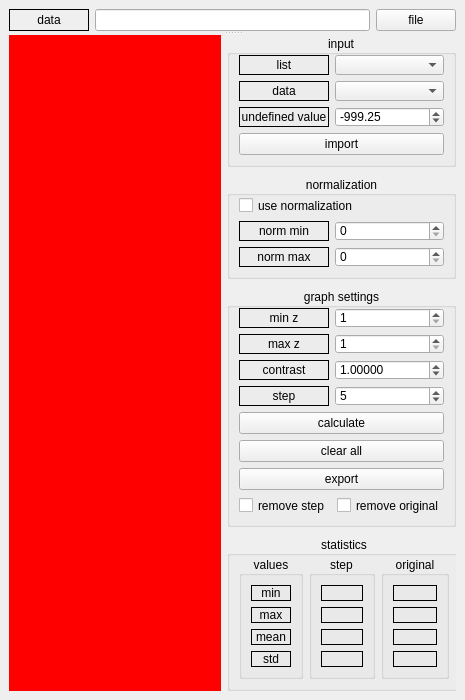
<?xml version="1.0" encoding="UTF-8"?>
<ui version="4.0">
 <class>MainWindow</class>
 <widget class="QMainWindow" name="MainWindow">
  <property name="geometry">
   <rect>
    <x>0</x>
    <y>0</y>
    <width>465</width>
    <height>700</height>
   </rect>
  </property>
  <property name="minimumSize">
   <size>
    <width>465</width>
    <height>700</height>
   </size>
  </property>
  <property name="baseSize">
   <size>
    <width>450</width>
    <height>516</height>
   </size>
  </property>
  <property name="windowTitle">
   <string>PracticePythonWindow</string>
  </property>
  <widget class="QWidget" name="centralwidget">
   <property name="styleSheet">
    <string notr="true"/>
   </property>
   <layout class="QGridLayout" name="gridLayout_4">
    <item row="0" column="0">
     <widget class="QSplitter" name="splitter">
      <property name="frameShape">
       <enum>QFrame::Shape::NoFrame</enum>
      </property>
      <property name="orientation">
       <enum>Qt::Orientation::Vertical</enum>
      </property>
      <widget class="QWidget" name="horizontalLayoutWidget_3">
       <layout class="QHBoxLayout" name="horizontalLayout_3">
        <item>
         <widget class="QLabel" name="label">
          <property name="minimumSize">
           <size>
            <width>80</width>
            <height>11</height>
           </size>
          </property>
          <property name="frameShape">
           <enum>QFrame::Shape::Box</enum>
          </property>
          <property name="text">
           <string>data</string>
          </property>
          <property name="alignment">
           <set>Qt::AlignmentFlag::AlignCenter</set>
          </property>
         </widget>
        </item>
        <item>
         <widget class="QLineEdit" name="lineEdit_data"/>
        </item>
        <item>
         <widget class="QPushButton" name="PB_Choose_file">
          <property name="text">
           <string>file</string>
          </property>
         </widget>
        </item>
       </layout>
      </widget>
      <widget class="QWidget" name="horizontalLayoutWidget_4">
       <layout class="QHBoxLayout" name="horizontalLayout_4" stretch="3,0">
        <item>
         <widget class="QWidget" name="widget" native="true">
          <property name="minimumSize">
           <size>
            <width>212</width>
            <height>450</height>
           </size>
          </property>
          <property name="styleSheet">
           <string notr="true">background-color:red;</string>
          </property>
         </widget>
        </item>
        <item>
         <layout class="QVBoxLayout" name="verticalLayout_8">
          <property name="spacing">
           <number>6</number>
          </property>
          <property name="sizeConstraint">
           <enum>QLayout::SizeConstraint::SetMinimumSize</enum>
          </property>
          <item>
           <widget class="QGroupBox" name="verticalGroupBox_6">
            <property name="title">
             <string>input</string>
            </property>
            <property name="alignment">
             <set>Qt::AlignmentFlag::AlignCenter</set>
            </property>
            <layout class="QVBoxLayout" name="verticalLayout_25">
             <property name="sizeConstraint">
              <enum>QLayout::SizeConstraint::SetMinimumSize</enum>
             </property>
             <property name="topMargin">
              <number>0</number>
             </property>
             <item>
              <layout class="QHBoxLayout" name="horizontalLayout_5">
               <item>
                <layout class="QVBoxLayout" name="verticalLayout_10">
                 <item>
                  <widget class="QLabel" name="LB_list">
                   <property name="sizePolicy">
                    <sizepolicy hsizetype="Fixed" vsizetype="Fixed">
                     <horstretch>0</horstretch>
                     <verstretch>0</verstretch>
                    </sizepolicy>
                   </property>
                   <property name="minimumSize">
                    <size>
                     <width>90</width>
                     <height>20</height>
                    </size>
                   </property>
                   <property name="frameShape">
                    <enum>QFrame::Shape::Box</enum>
                   </property>
                   <property name="text">
                    <string>list</string>
                   </property>
                   <property name="alignment">
                    <set>Qt::AlignmentFlag::AlignCenter</set>
                   </property>
                  </widget>
                 </item>
                 <item>
                  <widget class="QLabel" name="LB_data">
                   <property name="sizePolicy">
                    <sizepolicy hsizetype="Fixed" vsizetype="Fixed">
                     <horstretch>0</horstretch>
                     <verstretch>0</verstretch>
                    </sizepolicy>
                   </property>
                   <property name="minimumSize">
                    <size>
                     <width>90</width>
                     <height>20</height>
                    </size>
                   </property>
                   <property name="frameShape">
                    <enum>QFrame::Shape::Box</enum>
                   </property>
                   <property name="text">
                    <string>data</string>
                   </property>
                   <property name="alignment">
                    <set>Qt::AlignmentFlag::AlignCenter</set>
                   </property>
                  </widget>
                 </item>
                 <item>
                  <widget class="QLabel" name="LB_undef_val">
                   <property name="sizePolicy">
                    <sizepolicy hsizetype="Fixed" vsizetype="Fixed">
                     <horstretch>0</horstretch>
                     <verstretch>0</verstretch>
                    </sizepolicy>
                   </property>
                   <property name="minimumSize">
                    <size>
                     <width>90</width>
                     <height>20</height>
                    </size>
                   </property>
                   <property name="frameShape">
                    <enum>QFrame::Shape::Box</enum>
                   </property>
                   <property name="text">
                    <string>undefined value</string>
                   </property>
                   <property name="alignment">
                    <set>Qt::AlignmentFlag::AlignCenter</set>
                   </property>
                  </widget>
                 </item>
                </layout>
               </item>
               <item>
                <layout class="QVBoxLayout" name="verticalLayout_2">
                 <item>
                  <widget class="QComboBox" name="CB_list_choose">
                   <property name="maximumSize">
                    <size>
                     <width>16777215</width>
                     <height>20</height>
                    </size>
                   </property>
                   <property name="currentText">
                    <string/>
                   </property>
                  </widget>
                 </item>
                 <item>
                  <widget class="QComboBox" name="CB_data_choose">
                   <property name="maximumSize">
                    <size>
                     <width>16777215</width>
                     <height>20</height>
                    </size>
                   </property>
                  </widget>
                 </item>
                 <item>
                  <widget class="QDoubleSpinBox" name="SB_uv">
                   <property name="maximumSize">
                    <size>
                     <width>16777215</width>
                     <height>20</height>
                    </size>
                   </property>
                   <property name="minimum">
                    <double>-1000.000000000000000</double>
                   </property>
                   <property name="maximum">
                    <double>1000.000000000000000</double>
                   </property>
                   <property name="value">
                    <double>-999.250000000000000</double>
                   </property>
                  </widget>
                 </item>
                </layout>
               </item>
              </layout>
             </item>
             <item>
              <widget class="QPushButton" name="PB_Import_Data">
               <property name="maximumSize">
                <size>
                 <width>16777215</width>
                 <height>23</height>
                </size>
               </property>
               <property name="text">
                <string>import</string>
               </property>
              </widget>
             </item>
            </layout>
           </widget>
          </item>
          <item>
           <spacer name="verticalSpacer">
            <property name="orientation">
             <enum>Qt::Orientation::Vertical</enum>
            </property>
            <property name="sizeHint" stdset="0">
             <size>
              <width>20</width>
              <height>40</height>
             </size>
            </property>
           </spacer>
          </item>
          <item>
           <widget class="QGroupBox" name="verticalGroupBox_6">
            <property name="title">
             <string>normalization</string>
            </property>
            <property name="alignment">
             <set>Qt::AlignmentFlag::AlignCenter</set>
            </property>
            <layout class="QVBoxLayout" name="verticalLayout_27">
             <property name="sizeConstraint">
              <enum>QLayout::SizeConstraint::SetMinimumSize</enum>
             </property>
             <property name="topMargin">
              <number>0</number>
             </property>
             <item>
              <widget class="QCheckBox" name="cb_use_normalization">
               <property name="maximumSize">
                <size>
                 <width>16777215</width>
                 <height>19</height>
                </size>
               </property>
               <property name="text">
                <string>use normalization</string>
               </property>
              </widget>
             </item>
             <item>
              <layout class="QHBoxLayout" name="horizontalLayout_15">
               <item>
                <layout class="QVBoxLayout" name="verticalLayout_22">
                 <item>
                  <widget class="QLabel" name="LB_MinNorm">
                   <property name="sizePolicy">
                    <sizepolicy hsizetype="Fixed" vsizetype="Fixed">
                     <horstretch>0</horstretch>
                     <verstretch>0</verstretch>
                    </sizepolicy>
                   </property>
                   <property name="maximumSize">
                    <size>
                     <width>90</width>
                     <height>20</height>
                    </size>
                   </property>
                   <property name="frameShape">
                    <enum>QFrame::Shape::Box</enum>
                   </property>
                   <property name="text">
                    <string>norm min</string>
                   </property>
                   <property name="alignment">
                    <set>Qt::AlignmentFlag::AlignCenter</set>
                   </property>
                  </widget>
                 </item>
                 <item>
                  <widget class="QLabel" name="LB_MaxNorm">
                   <property name="sizePolicy">
                    <sizepolicy hsizetype="Fixed" vsizetype="Fixed">
                     <horstretch>0</horstretch>
                     <verstretch>0</verstretch>
                    </sizepolicy>
                   </property>
                   <property name="maximumSize">
                    <size>
                     <width>90</width>
                     <height>20</height>
                    </size>
                   </property>
                   <property name="frameShape">
                    <enum>QFrame::Shape::Box</enum>
                   </property>
                   <property name="text">
                    <string>norm max</string>
                   </property>
                   <property name="alignment">
                    <set>Qt::AlignmentFlag::AlignCenter</set>
                   </property>
                  </widget>
                 </item>
                </layout>
               </item>
               <item>
                <layout class="QVBoxLayout" name="verticalLayout_20">
                 <item>
                  <widget class="QSpinBox" name="SB_Min_Norm">
                   <property name="maximumSize">
                    <size>
                     <width>16777215</width>
                     <height>20</height>
                    </size>
                   </property>
                  </widget>
                 </item>
                 <item>
                  <widget class="QSpinBox" name="SB_Max_Norm">
                   <property name="maximumSize">
                    <size>
                     <width>16777215</width>
                     <height>20</height>
                    </size>
                   </property>
                   <property name="value">
                    <number>0</number>
                   </property>
                  </widget>
                 </item>
                </layout>
               </item>
              </layout>
             </item>
            </layout>
           </widget>
          </item>
          <item>
           <spacer name="verticalSpacer_2">
            <property name="orientation">
             <enum>Qt::Orientation::Vertical</enum>
            </property>
            <property name="sizeHint" stdset="0">
             <size>
              <width>20</width>
              <height>40</height>
             </size>
            </property>
           </spacer>
          </item>
          <item>
           <widget class="QGroupBox" name="verticalGroupBox_6">
            <property name="title">
             <string>graph settings</string>
            </property>
            <property name="alignment">
             <set>Qt::AlignmentFlag::AlignCenter</set>
            </property>
            <layout class="QVBoxLayout" name="verticalLayout_28">
             <property name="sizeConstraint">
              <enum>QLayout::SizeConstraint::SetMinimumSize</enum>
             </property>
             <property name="topMargin">
              <number>0</number>
             </property>
             <item>
              <layout class="QHBoxLayout" name="horizontalLayout_22">
               <item>
                <layout class="QVBoxLayout" name="verticalLayout_33">
                 <item>
                  <widget class="QLabel" name="LB_MinZ">
                   <property name="sizePolicy">
                    <sizepolicy hsizetype="Fixed" vsizetype="Fixed">
                     <horstretch>0</horstretch>
                     <verstretch>0</verstretch>
                    </sizepolicy>
                   </property>
                   <property name="minimumSize">
                    <size>
                     <width>0</width>
                     <height>0</height>
                    </size>
                   </property>
                   <property name="maximumSize">
                    <size>
                     <width>90</width>
                     <height>20</height>
                    </size>
                   </property>
                   <property name="frameShape">
                    <enum>QFrame::Shape::Box</enum>
                   </property>
                   <property name="text">
                    <string>min z</string>
                   </property>
                   <property name="alignment">
                    <set>Qt::AlignmentFlag::AlignCenter</set>
                   </property>
                  </widget>
                 </item>
                 <item>
                  <widget class="QLabel" name="LB_MaxZ">
                   <property name="sizePolicy">
                    <sizepolicy hsizetype="Fixed" vsizetype="Fixed">
                     <horstretch>0</horstretch>
                     <verstretch>0</verstretch>
                    </sizepolicy>
                   </property>
                   <property name="minimumSize">
                    <size>
                     <width>0</width>
                     <height>0</height>
                    </size>
                   </property>
                   <property name="maximumSize">
                    <size>
                     <width>90</width>
                     <height>20</height>
                    </size>
                   </property>
                   <property name="frameShape">
                    <enum>QFrame::Shape::Box</enum>
                   </property>
                   <property name="text">
                    <string>max z</string>
                   </property>
                   <property name="alignment">
                    <set>Qt::AlignmentFlag::AlignCenter</set>
                   </property>
                  </widget>
                 </item>
                 <item>
                  <widget class="QLabel" name="LB_Contrast">
                   <property name="sizePolicy">
                    <sizepolicy hsizetype="Fixed" vsizetype="Fixed">
                     <horstretch>0</horstretch>
                     <verstretch>0</verstretch>
                    </sizepolicy>
                   </property>
                   <property name="maximumSize">
                    <size>
                     <width>90</width>
                     <height>20</height>
                    </size>
                   </property>
                   <property name="frameShape">
                    <enum>QFrame::Shape::Box</enum>
                   </property>
                   <property name="text">
                    <string>contrast</string>
                   </property>
                   <property name="alignment">
                    <set>Qt::AlignmentFlag::AlignCenter</set>
                   </property>
                  </widget>
                 </item>
                 <item>
                  <widget class="QLabel" name="LB_Step">
                   <property name="sizePolicy">
                    <sizepolicy hsizetype="Fixed" vsizetype="Fixed">
                     <horstretch>0</horstretch>
                     <verstretch>0</verstretch>
                    </sizepolicy>
                   </property>
                   <property name="maximumSize">
                    <size>
                     <width>90</width>
                     <height>20</height>
                    </size>
                   </property>
                   <property name="frameShape">
                    <enum>QFrame::Shape::Box</enum>
                   </property>
                   <property name="text">
                    <string>step</string>
                   </property>
                   <property name="alignment">
                    <set>Qt::AlignmentFlag::AlignCenter</set>
                   </property>
                  </widget>
                 </item>
                </layout>
               </item>
               <item>
                <layout class="QVBoxLayout" name="verticalLayout_32">
                 <item>
                  <widget class="QSpinBox" name="SB_Min_Z">
                   <property name="maximumSize">
                    <size>
                     <width>16777215</width>
                     <height>20</height>
                    </size>
                   </property>
                   <property name="minimum">
                    <number>1</number>
                   </property>
                   <property name="maximum">
                    <number>100000</number>
                   </property>
                  </widget>
                 </item>
                 <item>
                  <widget class="QSpinBox" name="SB_Max_Z">
                   <property name="maximumSize">
                    <size>
                     <width>16777215</width>
                     <height>20</height>
                    </size>
                   </property>
                   <property name="minimum">
                    <number>1</number>
                   </property>
                   <property name="maximum">
                    <number>100000</number>
                   </property>
                   <property name="value">
                    <number>1</number>
                   </property>
                  </widget>
                 </item>
                 <item>
                  <widget class="QDoubleSpinBox" name="SB_Contrast">
                   <property name="maximumSize">
                    <size>
                     <width>16777215</width>
                     <height>20</height>
                    </size>
                   </property>
                   <property name="decimals">
                    <number>5</number>
                   </property>
                   <property name="singleStep">
                    <double>0.010000000000000</double>
                   </property>
                   <property name="value">
                    <double>1.000000000000000</double>
                   </property>
                  </widget>
                 </item>
                 <item>
                  <widget class="QSpinBox" name="SB_Step">
                   <property name="maximumSize">
                    <size>
                     <width>16777215</width>
                     <height>20</height>
                    </size>
                   </property>
                   <property name="minimum">
                    <number>1</number>
                   </property>
                   <property name="maximum">
                    <number>100000</number>
                   </property>
                   <property name="value">
                    <number>5</number>
                   </property>
                  </widget>
                 </item>
                </layout>
               </item>
              </layout>
             </item>
             <item>
              <widget class="QPushButton" name="PB_Calculate">
               <property name="maximumSize">
                <size>
                 <width>16777215</width>
                 <height>23</height>
                </size>
               </property>
               <property name="text">
                <string>calculate</string>
               </property>
              </widget>
             </item>
             <item>
              <widget class="QPushButton" name="PB_Clear_All">
               <property name="maximumSize">
                <size>
                 <width>16777215</width>
                 <height>23</height>
                </size>
               </property>
               <property name="text">
                <string>clear all</string>
               </property>
              </widget>
             </item>
             <item>
              <widget class="QPushButton" name="PB_Export">
               <property name="maximumSize">
                <size>
                 <width>16777215</width>
                 <height>23</height>
                </size>
               </property>
               <property name="text">
                <string>export</string>
               </property>
              </widget>
             </item>
             <item>
              <layout class="QVBoxLayout" name="verticalLayout_11">
               <item>
                <layout class="QHBoxLayout" name="horizontalLayout_7">
                 <item>
                  <widget class="QCheckBox" name="CheckBox_Remove_Step">
                   <property name="maximumSize">
                    <size>
                     <width>16777215</width>
                     <height>19</height>
                    </size>
                   </property>
                   <property name="text">
                    <string>remove step</string>
                   </property>
                  </widget>
                 </item>
                 <item>
                  <widget class="QCheckBox" name="CheckBox_Remove_Original">
                   <property name="maximumSize">
                    <size>
                     <width>16777215</width>
                     <height>19</height>
                    </size>
                   </property>
                   <property name="text">
                    <string>remove original</string>
                   </property>
                  </widget>
                 </item>
                </layout>
               </item>
              </layout>
             </item>
            </layout>
           </widget>
          </item>
          <item>
           <spacer name="verticalSpacer_3">
            <property name="orientation">
             <enum>Qt::Orientation::Vertical</enum>
            </property>
            <property name="sizeHint" stdset="0">
             <size>
              <width>20</width>
              <height>40</height>
             </size>
            </property>
           </spacer>
          </item>
          <item>
           <layout class="QVBoxLayout" name="verticalLayout_7">
            <item>
             <widget class="QGroupBox" name="">
              <property name="title">
               <string>statistics</string>
              </property>
              <property name="alignment">
               <set>Qt::AlignmentFlag::AlignCenter</set>
              </property>
              <layout class="QHBoxLayout" name="horizontalLayout">
               <property name="sizeConstraint">
                <enum>QLayout::SizeConstraint::SetMinimumSize</enum>
               </property>
               <property name="topMargin">
                <number>0</number>
               </property>
               <item>
                <widget class="QGroupBox" name="">
                 <property name="title">
                  <string>values</string>
                 </property>
                 <property name="alignment">
                  <set>Qt::AlignmentFlag::AlignCenter</set>
                 </property>
                 <layout class="QVBoxLayout" name="verticalLayout_3">
                  <item>
                   <widget class="QLabel" name="LB_Min">
                    <property name="frameShape">
                     <enum>QFrame::Shape::Box</enum>
                    </property>
                    <property name="text">
                     <string>min</string>
                    </property>
                    <property name="alignment">
                     <set>Qt::AlignmentFlag::AlignCenter</set>
                    </property>
                   </widget>
                  </item>
                  <item>
                   <widget class="QLabel" name="LB_Max">
                    <property name="frameShape">
                     <enum>QFrame::Shape::Box</enum>
                    </property>
                    <property name="text">
                     <string>max</string>
                    </property>
                    <property name="alignment">
                     <set>Qt::AlignmentFlag::AlignCenter</set>
                    </property>
                   </widget>
                  </item>
                  <item>
                   <widget class="QLabel" name="LB_Mean">
                    <property name="frameShape">
                     <enum>QFrame::Shape::Box</enum>
                    </property>
                    <property name="text">
                     <string>mean</string>
                    </property>
                    <property name="alignment">
                     <set>Qt::AlignmentFlag::AlignCenter</set>
                    </property>
                   </widget>
                  </item>
                  <item>
                   <widget class="QLabel" name="LB_Std">
                    <property name="frameShape">
                     <enum>QFrame::Shape::Box</enum>
                    </property>
                    <property name="text">
                     <string>std</string>
                    </property>
                    <property name="alignment">
                     <set>Qt::AlignmentFlag::AlignCenter</set>
                    </property>
                   </widget>
                  </item>
                 </layout>
                </widget>
               </item>
               <item>
                <widget class="QGroupBox" name="">
                 <property name="minimumSize">
                  <size>
                   <width>66</width>
                   <height>110</height>
                  </size>
                 </property>
                 <property name="title">
                  <string>step</string>
                 </property>
                 <property name="alignment">
                  <set>Qt::AlignmentFlag::AlignCenter</set>
                 </property>
                 <layout class="QVBoxLayout" name="verticalLayout_4">
                  <item>
                   <widget class="QLabel" name="lb_step_min_val">
                    <property name="frameShape">
                     <enum>QFrame::Shape::Box</enum>
                    </property>
                    <property name="text">
                     <string/>
                    </property>
                    <property name="alignment">
                     <set>Qt::AlignmentFlag::AlignCenter</set>
                    </property>
                   </widget>
                  </item>
                  <item>
                   <widget class="QLabel" name="lb_step_max_val">
                    <property name="frameShape">
                     <enum>QFrame::Shape::Box</enum>
                    </property>
                    <property name="text">
                     <string/>
                    </property>
                    <property name="alignment">
                     <set>Qt::AlignmentFlag::AlignCenter</set>
                    </property>
                   </widget>
                  </item>
                  <item>
                   <widget class="QLabel" name="lb_step_mean_val">
                    <property name="frameShape">
                     <enum>QFrame::Shape::Box</enum>
                    </property>
                    <property name="text">
                     <string/>
                    </property>
                    <property name="alignment">
                     <set>Qt::AlignmentFlag::AlignCenter</set>
                    </property>
                   </widget>
                  </item>
                  <item>
                   <widget class="QLabel" name="lb_step_std_val">
                    <property name="frameShape">
                     <enum>QFrame::Shape::Box</enum>
                    </property>
                    <property name="text">
                     <string/>
                    </property>
                    <property name="alignment">
                     <set>Qt::AlignmentFlag::AlignCenter</set>
                    </property>
                   </widget>
                  </item>
                 </layout>
                </widget>
               </item>
               <item>
                <widget class="QGroupBox" name="verticalGroupBox_5">
                 <property name="title">
                  <string>original</string>
                 </property>
                 <property name="alignment">
                  <set>Qt::AlignmentFlag::AlignCenter</set>
                 </property>
                 <layout class="QVBoxLayout" name="verticalLayout_24">
                  <item>
                   <widget class="QLabel" name="lb_orig_min_val">
                    <property name="frameShape">
                     <enum>QFrame::Shape::Box</enum>
                    </property>
                    <property name="text">
                     <string/>
                    </property>
                   </widget>
                  </item>
                  <item>
                   <widget class="QLabel" name="lb_orig_max_val">
                    <property name="frameShape">
                     <enum>QFrame::Shape::Box</enum>
                    </property>
                    <property name="text">
                     <string/>
                    </property>
                   </widget>
                  </item>
                  <item>
                   <widget class="QLabel" name="lb_orig_mean_val">
                    <property name="frameShape">
                     <enum>QFrame::Shape::Box</enum>
                    </property>
                    <property name="text">
                     <string/>
                    </property>
                   </widget>
                  </item>
                  <item>
                   <widget class="QLabel" name="lb_orig_std_val">
                    <property name="frameShape">
                     <enum>QFrame::Shape::Box</enum>
                    </property>
                    <property name="text">
                     <string/>
                    </property>
                   </widget>
                  </item>
                 </layout>
                </widget>
               </item>
              </layout>
             </widget>
            </item>
           </layout>
          </item>
         </layout>
        </item>
       </layout>
      </widget>
     </widget>
    </item>
   </layout>
  </widget>
 </widget>
 <resources/>
 <connections/>
</ui>
